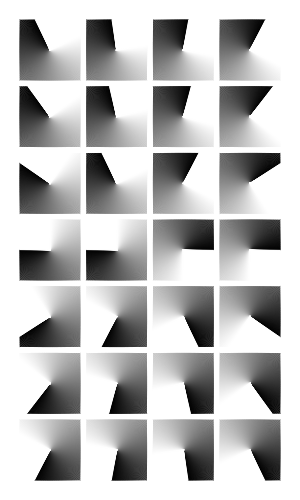
Frame 1 (no input)
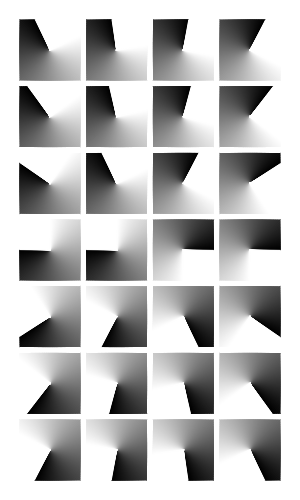
Frame 2 (the mouse pressed at the canvas centre, redrawn once)

The p5.js sketch that drew these frames (run headless with seeded random() and noise() and a simulated clock; the mouse was pressed at the canvas centre and the sketch redrawn once):

// p5.js sketch
// ── sketch.js
// Setup the canvas
function setup() {
  createCanvas(300, 500);
  background(255);
}

function draw() {

  rectWidth = 60;
  rectHeight = 60;
  numOfHorizontal = floor(width/rectWidth - 1);
  numOfVertical = floor(height/rectHeight - 1);
  for(let i = 0; i < numOfHorizontal; i++){
    for(let j = 0; j < numOfVertical; j++){
      posX = (rectWidth/2 + 20) + (width - 2*(rectWidth/2 + 20))/(numOfHorizontal - 1) * i - rectWidth/2;
      posY = (rectHeight/2 + 20) + (height - 2*(rectHeight/2 + 20))/(numOfVertical - 1) * j - rectHeight/2;
      
      /*
      strokeWeight(5);
      stroke(220);
      point(width/2, height/2);
      strokeWeight(1);
      */
      /*
      strokeWeight(1);
      stroke('red');
      point(posX, posY);
      */
      
      relX = posX + rectWidth/2 - width/2;
      relY = posY + rectHeight/2 - height/2;
      cosOfStartAngle = relX/mag(relX, relY);
      sinOfStartAngle = relY/mag(relX, relY);
      gradStartAngle = atan2(sinOfStartAngle, cosOfStartAngle);
      
      GradientRect(posX, posY, rectWidth, rectHeight, gradStartAngle);
      /*
      strokeWeight(1);
      stroke('black')
      line(posX, posY, posX + 10*cos(gradStartAngle), posY + 10*sin(gradStartAngle));
      */
    }
  }
  noLoop();
}

function GradientRect(x, y, rectWidth, rectHeight, gradStartAngle){
  
  centerX = x + rectWidth/2;
  centerY = y + rectHeight/2;
  
  // draw the gradient lines
  iterations = 495;
  for(let i = 0; i < iterations; i++){
    angle = -2 * Math.PI/iterations * i + gradStartAngle;
    
    // Determine the length the given line in the gradient as a function of the angle at which it's drawn.
    abs_cos_angle = Math.abs(cos(angle));
    abs_sin_angle = Math.abs(sin(angle));
    if (rectWidth/2*abs_sin_angle <= rectHeight/2*abs_cos_angle){
        magnitude = rectWidth/2/abs_cos_angle;
    } else {
        magnitude = rectHeight/2/abs_sin_angle;
    }
    
    // draw each line constituting the gradient
    gradientCap = 255*1.345;
    if(255 - floor(i * gradientCap/iterations) > 0){
      strokeShade = floor(i * gradientCap/iterations)
    } else {
      strokeShade = 255;
    }
    stroke(strokeShade);
    line(centerX, centerY, centerX + magnitude * Math.cos(angle), centerY + magnitude * Math.sin(angle))
  }
}

function FixCoordinates(){
  translate(0, height);
  scale(1,-1);
}
